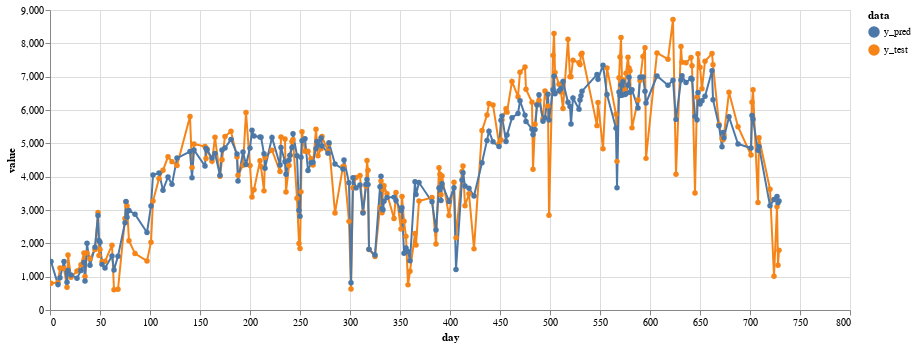

Notebook code cell kept with this figure:
### Code cell
scales = alt.selection_interval(bind='scales')
alt.Chart(lr_pred_df).mark_line(point=True).encode(
    x = 'day:Q',
    y = 'value:Q',
    color='data:N',
    tooltip=[ 'data:N', 'value:N']
).add_selection(
    scales
).properties(width=800)

### Figure 1 — Vega-Lite specification as saved in the notebook (floating-point values rounded to 4 significant figures; data arrays with more than 128 entries replaced by an {"elided": "..."} marker saying what was removed)
{"config": {"view": {"continuousWidth": 400, "continuousHeight": 300}}, "data": {"name": "data-39683287b4913ad0a63e7da1863a0fea"}, "mark": {"type": "line", "point": true}, "encoding": {"color": {"type": "nominal", "field": "data"}, "tooltip": [{"type": "nominal", "field": "data"}, {"type": "nominal", "field": "value"}], "x": {"type": "quantitative", "field": "day"}, "y": {"type": "quantitative", "field": "value"}}, "selection": {"selector009": {"type": "interval", "bind": "scales"}}, "width": 800, "$schema": "https://vega.github.io/schema/vega-lite/v4.8.1.json", "datasets": {"data-39683287b4913ad0a63e7da1863a0fea": {"elided": "440 records"}}}
